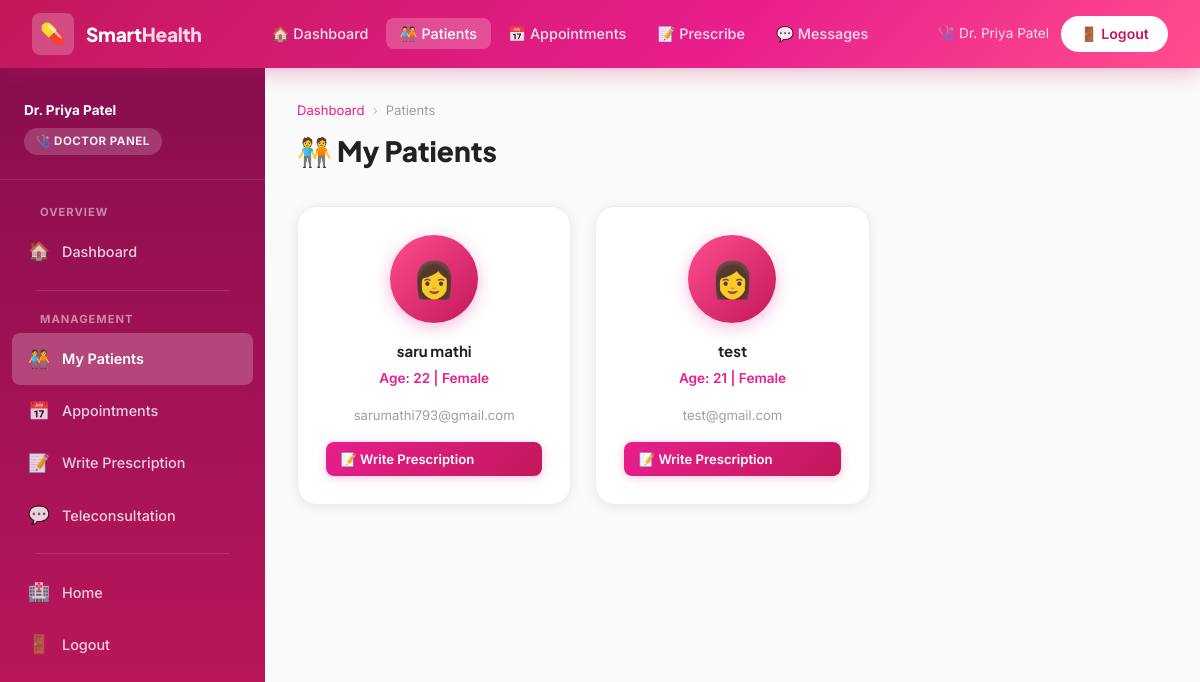
Screenshot of /doctor/patients (signed in) with the database file from the repository.
### tables this page shows
CREATE TABLE users (
            id INTEGER PRIMARY KEY AUTOINCREMENT,
            name TEXT NOT NULL,
            email TEXT UNIQUE NOT NULL,
            password TEXT NOT NULL,
            role TEXT NOT NULL DEFAULT 'patient',
            phone TEXT,
            age INTEGER,
            gender TEXT,
            specialization TEXT,
            status TEXT DEFAULT 'active',
            created_at TEXT
        );

### app.py (the view)
@app.route('/doctor/patients')
@login_required
def doctor_patients():
    db = get_db()
    patients = db.execute(
        '''SELECT DISTINCT u.* FROM users u
           JOIN appointments a ON u.id=a.patient_id
           WHERE a.doctor_id=? AND u.role="patient"''',
        (session['user_id'],)
    ).fetchall()
    return render_template('doctor/patients.html', patients=patients)

### app.py (called while the page is built)
def login_required(f):
    from functools import wraps
    @wraps(f)
    def decorated(*args, **kwargs):
        if 'user_id' not in session:
            flash('Please login first.', 'warning')
            return redirect(url_for('login'))
        return f(*args, **kwargs)
    return decorated

### database.py (called while the page is built)
def get_db():
    from flask import current_app
    if 'db' not in g:
        g.db = sqlite3.connect(DATABASE)
        g.db.row_factory = sqlite3.Row
    return g.db

### templates/doctor/patients.html (shortened to what this page needs)
{% extends "doctor/base_doctor.html" %}
{% block content %}
<div class="page-header">
  <div class="breadcrumb"><a href="{{ url_for('doctor_dashboard') }}">Dashboard</a><span>›</span>Patients</div>
  <h1>🧑‍🤝‍🧑 My Patients</h1>
</div>
<div class="doctors-grid">
  {% for p in patients %}
  <div class="doctor-card">
    <div class="doctor-avatar">{% if p.gender == 'Female' %}👩{% else %}👨{% endif %}</div>
    <h4>{{ p.name }}</h4>
    <div class="specialty">Age: {{ p.age or '—' }} | {{ p.gender or '—' }}</div>
    <div style="font-size:.82rem;color:var(--gray-500);margin-bottom:1rem;">{{ p.email }}</div>
    <a href="{{ url_for('doctor_prescribe') }}" class="btn btn-primary btn-sm w-100">📝 Write Prescription</a>
  </div>
  {% else %}
  <div style="grid-column:1/-1;text-align:center;padding:3rem;color:var(--gray-400);">No patients yet.</div>
  {% endfor %}
</div>
{% endblock %}

### static/css/style.css (style rules this page uses)
:root { --pink-50: #fff0f6; --pink-100: #ffd6e7; --pink-200: #ffa8c9; --pink-300: #ff79a8; --pink-400: #ff4d8d; --pink-500: #e91e8c; --pink-600: #c2185b; --pink-700: #880e4f; --pink-800: #560027; --white: #ffffff; --gray-50: #fafafa; --gray-100: #f5f5f5; --gray-200: #eeeeee; --gray-300: #e0e0e0; --gray-400: #bdbdbd; --gray-500: #9e9e9e; --gray-600: #757575; --gray-700: #616161; --gray-800: #424242; --gray-900: #212121; --success: #00c853; --warning: #ff6d00; --danger: #d50000; --info: #0091ea; --font-body: 'Inter', sans-serif; --font-heading: 'Plus Jakarta Sans', sans-serif; --shadow-sm: 0 1px 4px rgba(233,30,140,.10); --shadow-md: 0 4px 16px rgba(233,30,140,.15); --shadow-lg: 0 8px 32px rgba(233,30,140,.20); --shadow-card: 0 2px 12px rgba(0,0,0,.08); --radius-sm: 8px; --radius-md: 14px; --radius-lg: 20px; --radius-xl: 28px; --radius-full: 9999px; --trans: all .25s cubic-bezier(.4,0,.2,1); }
*, *::before, *::after { box-sizing: border-box; margin: 0; padding: 0; }
html { scroll-behavior: smooth; }
body { font-family: var(--font-body); color: var(--gray-900); background: var(--gray-50); font-size: 15px; line-height: 1.6; }
.page-header { margin-bottom: 2rem; }
.page-header h1 { font-family: var(--font-heading); font-size: 1.75rem; font-weight: 800; color: var(--gray-900); margin-bottom: .25rem; }
.breadcrumb { display: flex; align-items: center; gap: .5rem; font-size: .82rem; color: var(--gray-500); margin-bottom: .5rem; }
.breadcrumb a { color: var(--pink-500); text-decoration: none; }
.breadcrumb span { color: var(--gray-400); }
.btn { display: inline-flex; align-items: center; gap: .5rem; padding: .65rem 1.4rem; border-radius: var(--radius-sm); font-size: .9rem; font-weight: 600; text-decoration: none; border: none; cursor: pointer; transition: var(--trans); font-family: var(--font-body); }
.btn-primary { background: linear-gradient(135deg,var(--pink-500),var(--pink-600)); color: #fff; box-shadow: 0 2px 10px rgba(233,30,140,.25); }
.btn-sm { padding: .4rem .9rem; font-size: .82rem; }
.doctors-grid { display: grid; grid-template-columns: repeat(auto-fill, minmax(250px, 1fr)); gap: 1.5rem; }
.doctor-card { background: var(--white); border-radius: var(--radius-lg); padding: 1.75rem; text-align: center; box-shadow: var(--shadow-card); border: 1px solid var(--gray-200); transition: var(--trans); }
.doctor-avatar { width: 88px; height: 88px; border-radius: 50%; background: linear-gradient(135deg, var(--pink-400), var(--pink-600)); display: flex; align-items: center; justify-content: center; font-size: 2.2rem; color: #fff; margin: 0 auto 1rem; box-shadow: 0 4px 16px rgba(233,30,140,.30); }
.doctor-card h4 { font-family: var(--font-heading); font-weight: 700; color: var(--gray-900); margin-bottom: .3rem; }
.doctor-card .specialty { font-size: .85rem; color: var(--pink-500); font-weight: 600; margin-bottom: 1rem; }
.w-100 { width: 100%; }

### rows the page displays
users: name "saru mathi", age "22", gender "Female", email "sarumathi793@gmail.com"
users: name "test", age "21", gender "Female", email "test@gmail.com"

### other values shown
{{ session.name }} "Dr. Priya Patel"
